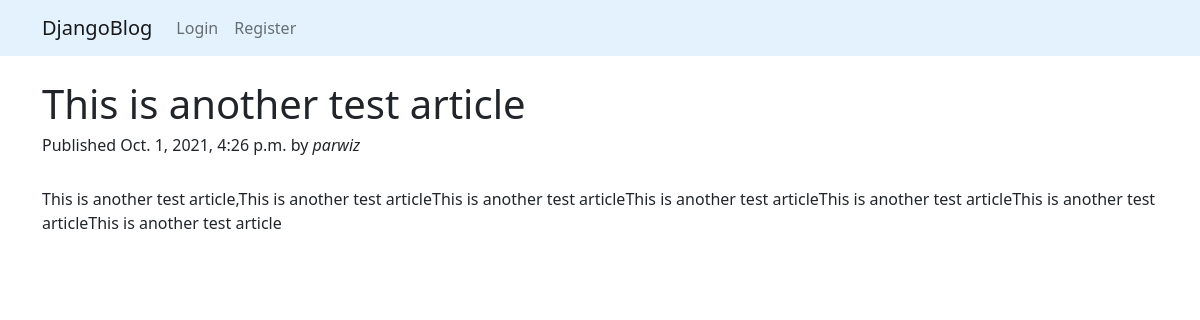
The app's page /articles/this-is-another-test-article/ with its own data.
### articles/models.py (models this page shows, shortened)
class Article(models.Model):
    title = models.CharField(max_length=200)
    description = models.TextField()
    slug = models.SlugField(max_length=100, unique=True)
    published = models.DateTimeField(auto_now_add=True)
    author = models.ForeignKey(User, on_delete=models.CASCADE)

### articles/views.py (the view)
# urls.py: path('articles/<slug:slug>/', article_details, name='article_details'),
def article_details(request, slug):
    article = get_object_or_404(Article, slug=slug)
    return render(request, 'details.html', {'article':article})

### articles/templates/details.html (shortened to what this page needs)
{% extends 'base.html' %}
{% block body %}
    <div class="container mt-4">
        <h1>{{article.title}}</h1>
        <h6>Published {{article.published}} by <i>{{article.author}}</i></h6>
        <br>
        <p>{{article.description}}</p>
    </div>
{% endblock %}

### records on screen
Article: title "This is another test article", published "Oct. 1, 2021, 4:26 p.m.", author "parwiz", description "This is another test article,This is another test articleThis is another test articleThis is another test articleThis is another test articleThis is another test articleThis is another test article"
